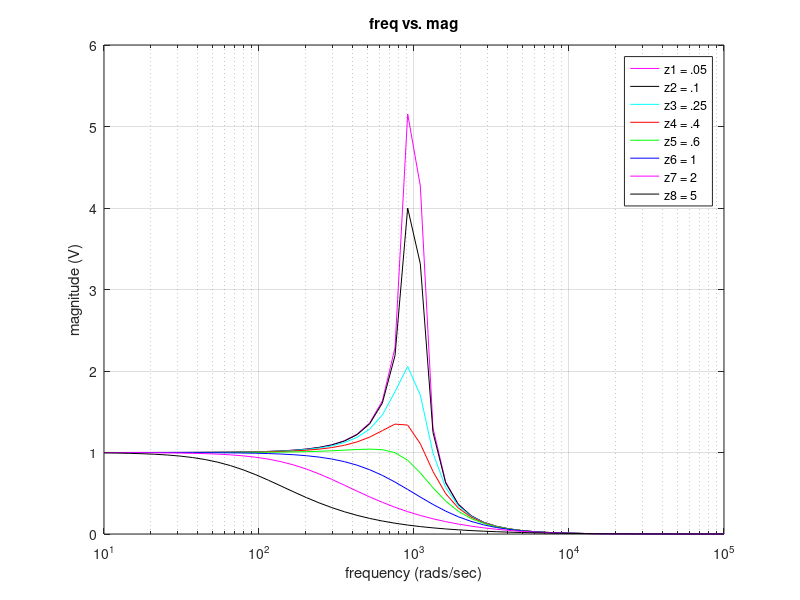

MATLAB code to generate this figure:
clear;
clc;
clf;
wo = 1000; %natural frequency
z = .05;
z1 = .1;
z2 = .25;
z3 = .4;
z4 = .6;
z5 = 1;
z6 = 2;
z7 = 5;

w = logspace(1,5);

G1 = (wo^2)./( sqrt((wo^2 - w.^2).^2+(2.*z*wo.*w).^2) );
G2 = (wo^2)./( sqrt((wo^2 - w.^2).^2+(2.*z1*wo.*w).^2) );
G3 = (wo^2)./( sqrt((wo^2 - w.^2).^2+(2.*z2*wo.*w).^2) );
G4 = (wo^2)./( sqrt((wo^2 - w.^2).^2+(2.*z3*wo.*w).^2) );
G5 = (wo^2)./( sqrt((wo^2 - w.^2).^2+(2.*z4*wo.*w).^2) );
G6 = (wo^2)./( sqrt((wo^2 - w.^2).^2+(2.*z5*wo.*w).^2) );
G7 = (wo^2)./( sqrt((wo^2 - w.^2).^2+(2.*z6*wo.*w).^2) );
G8 = (wo^2)./( sqrt((wo^2 - w.^2).^2+(2.*z7*wo.*w).^2) );


figure(1);



semilogx(w,G1,'magenta');
hold on;
semilogx(w,G2,'black');
semilogx(w,G3,'cyan');
semilogx(w,G4,'red');
semilogx(w,G5,'green');
semilogx(w,G6,'blue');
semilogx(w,G7,'magenta');
semilogx(w,G8,'black');
grid on;



%semilogx(w,G);
xlabel('frequency (rads/sec)');
ylabel('magnitude (V)');
title('freq vs. mag');
legend('z1 = .05','z2 = .1','z3 = .25','z4 = .4','z5 = .6','z6 = 1','z7 = 2','z8 = 5');


 